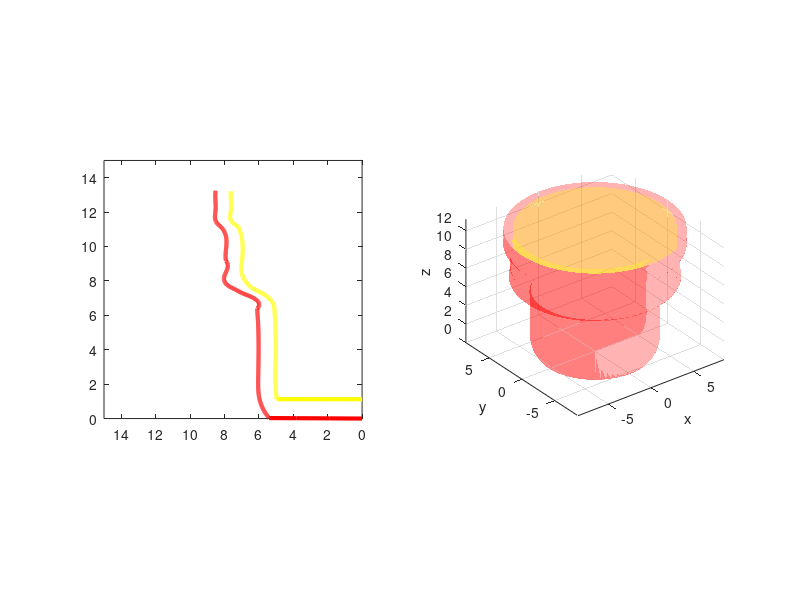

MATLAB code for this plot: (Note: this script raises an error after producing the figure.)
% Equipo8.m
% Modelo 2D y 3D de un portavasos para su impresión 3D. Contiene el
% cálculo del volumen y masa del portavasos, así como el costo de producción
% basado en el peso del material utilizado (PLA)-
% Integrantes: Alexa Martinez Escobedo — A00846107, Andrés Rodríguez Cantú — A01287002,
% Viviana González Cervantes — A01572270

clear; clf; clc;
%puntos en x
Px = [
    0.00000000000000;
    0.02829384143869;
    1.12438058710880;
    2.34647517130020;
    3.48843240570850;
    4.69049265245410;
    6.39341133534370;
    7.02021222699750;
    7.25711706852100;
    7.53645262792920;
    8.00000000000000;
    8.50565163089840;
    9.17156151452510;
    9.79830022852660;
    10.6013092058411;
    11.1301199957799;
    11.5022461072183;
    12.0702280667822;
    12.5794532719084;
    13.2453631555351;
];


%puntos Y
Py = [
    0.0000000000000;
    5.3987521943738;
    5.9597136428551;
    6.0398509926382;
    6.0199883424212;
    6.0199883424212;
    6.0999540049755;
    6.3384842998871;
    6.9112989913319;
    7.4381470717348;
    8.0121000000000;
    7.9121857971254;
    7.9121857971254;
    7.9121857971254;
    7.9121000000000;
    8.1863839845010;
    8.5172668503771;
    8.5172600000000;
    8.5170000000000;
    8.5170000000000;
];

hold on
delta = 0.01;

%función 1 fx
x = [Px(1), Px(2)];
y = [Py(1), Py(2)];
x1= Px(1) : delta : Px(2);
y1= spline(x, y, x1);

%función 2 gx
x = [Px(2), Px(3), Px(4), Px(5), Px(6), Px(7)];
y = [Py(2), Py(3), Py(4), Py(5), Py(6), Py(7)];
x2= Px(2) : delta : Px(7);
y2= spline(x, y, x2);

%función 3 hx
x = [Px(7), Px(8), Px(9)];
y = [Py(7), Py(8), Py(9)];
x3= Px(7) : delta : Px(9);
y3= spline(x, y, x3);

%función 4 px
x = [Px(9), Px(10)];
y = [Py(9), Py(10)];
x4= Px(9) : delta : Px(10);
y4= spline(x, y, x4);

%función 5 qx
x = [Px(10), Px(11), Px(12), Px(13)];
y = [Py(10), Py(11), Py(12), Py(13)];
x5= Px(10) : delta : Px(13);
y5= spline(x, y, x5);

%función 6 rx
x = [Px(13), Px(14), Px(15), Px(16)];
y = [Py(13), Py(14), Py(15), Py(16)];
x6= Px(13) : delta : Px(16);
y6= spline(x, y, x6);

%función 7 sx
x = [Px(16), Px(17), Px(18), Px(19), Px(20)];
y = [Py(16), Py(17), Py(18), Py(19), Py(20)];
x7= Px(16) : delta : Px(20);
y7= spline(x, y, x7);

%plot(x1, y1, 'r', 'LineWidth',3)
%plot(x2, y2, 'm', 'LineWidth',3)
%plot(x3, y3, 'c', 'LineWidth',3)
%plot(x4, y4, 'k', 'LineWidth',3)
%plot(x5, y5, 'r', 'LineWidth',3)
%plot(x6, y6, 'y', 'LineWidth',3)
%plot(x7, y7, 'y', 'LineWidth',3)

X = [x1, x2, x3, x4, x5, x6, x7];
Y = [y1, y2, y3, y4, y5, y6, y7];

xMin = min(X);
xMax = max(X);
yMin = min(Y);
yMax = max(Y);

%grafica 2d
subplot(1, 2, 1)
plot(X, Y, 'r', 'LineWidth', 3)
xlim([0 15])
ylim([0 15])
camroll(90)

%grafica 3d
% Gráfica 3D creada a partir 
subplot(1, 2, 2)
hold on
theta = linspace(0, 2*pi, 72);
[thetaGridOuter, xGridOuter] = meshgrid(theta, X);
radiusGridOuter = repmat(Y(:), 1, numel(theta));
newXOuter = radiusGridOuter .* cos(thetaGridOuter);
newYOuter = radiusGridOuter .* sin(thetaGridOuter);
newZOuter = xGridOuter;
surf(newXOuter, newYOuter, newZOuter, ...
    'FaceColor', [1 0 0], ...
    'FaceAlpha', 0.3, ...
    'EdgeColor', 'none');
view(3)
axis equal
xlim([-yMax yMax])
ylim([-yMax yMax])
zlim([xMin xMax])
xlabel('x')
ylabel('y')
zlabel('z')
grid on




%%%%%%%%%%%%%%%%%%%%%%%%%%%%parte 4



%obtener coeficientes 
P1 = vander(Px(1:2)) \ Py(1:2);
P2 = vander(Px(2:7)) \ Py(2:7);
P3 = vander(Px(7:9)) \ Py(7:9);
P4 = vander(Px(9:10)) \ Py(9:10);
P5 = vander(Px(10:13)) \ Py(10:13);
P6 = vander(Px(13:16)) \ Py(13:16);
P7 = vander(Px(16:20)) \ Py(16:20);


%crear funciones con los coeficientes
f1 = @(x) pi*(P1(1)*x+P1(2)).^2; 
f2 = @(x) pi*(P2(1)*x.^5 + P2(2)*x.^4 + P2(3)*x.^3 + P2(4)*x.^2 + P2(5)*x + P2(6)).^2; 
f3 = @(x) pi*(P3(1)*x.^2 + P3(2)*x + P3(3)).^2;
f4 = @(x) pi*(P4(1)*x+P4(2)).^2; 
f5 = @(x) pi*(P5(1)*x.^3 + P5(2)*x.^2 + P5(3)*x + P5(4)).^2;
f6 = @(x) pi*(P6(1)*x.^3 + P6(2)*x.^2 + P6(3)*x + P6(4)).^2;
f7 = @(x) pi *(P7(1)*x.^4 + P7(2)*x.^3 + P7(3)*x.^2 + P7(4)*x + P7(5)).^2;


v1 = integral(f1, Px(1), Px(2));
v2 = integral(f2, Px(2), Px(7));
v3 = integral(f3, Px(7), Px(9));
v4 = integral(f4, Px(9), Px(10));
v5 = integral(f5, Px(10), Px(13));
v6 = integral(f6, Px(13), Px(16));
v7 = integral(f7, Px(16), Px(20));

vt = v1 + v2 + v3 + v4 + v5 +v6+v7;
% disp("El volumen total es: " + vt + " cm^3")

%densidad del acero inoxidable 
densidad = 1.25; %g/cm^3

%masa de afuera
masa = vt * densidad;
% disp("La masa total del florero es " + masa + " gramos")

%masa en kg
masaEnKg = masa/1000;
% disp("Masa en kg: "+ masaEnKg)




%%%%%%%%%%%%PARTE INTERNA

PDx = [
    1.12300000000000;
    1.12438058710880;
    2.34647517130020;
    3.48843240570850;
    4.69049265245410;
    6.39341133534370;
    6.93399925442280;
    7.31119886263940;
    7.53516113001800;
    8.04791684743750;
    8.50000000000000;
    9.09110951391170;
    9.75411585882000;
    10.6013092058411;
    11.1660280399948;
    11.4936629577973;
    12.1079784286769;
    12.6403851701060;
    13.2137462762604;
];


PDy = [
    0.0000000000000; 
    4.9597136428551;
    5.0398509926382;
    5.0199883424212;
    5.0199883424212;
    5.0999540049755;
    5.3508500413040;
    5.8518182709667;
    6.3233177812375;
    6.8301797547786;
    7.0000000000000;
    6.9834170956167;
    6.9390003916599;
    7.0121000000000;
    7.2034894775654;
    7.6130331248185;
    7.6130331248185;
    7.6130331248185;
    7.6232717159998;
];


hold on
delta = 0.01;

%función delta 1
x = [PDx(1), PDx(2)];
y = [PDy(1), PDy(2)];
xD0= PDx(1) : delta : PDx(2);
yD0= spline(x, y, xD0);

%función delta 2 
x = [PDx(2), PDx(3), PDx(4), PDx(5), PDx(6)];
y = [PDy(2), PDy(3), PDy(4), PDy(5), PDy(6)];
xD1= PDx(2) : delta : PDx(6);
yD1= spline(x, y, xD1);

%función delta 3 
x = [PDx(6), PDx(7), PDx(8)];
y = [PDy(6), PDy(7), PDy(8)];
xD2= PDx(6) : delta : PDx(8);
yD2= spline(x, y, xD2);

%función delta 4 
x = [PDx(8), PDx(9)];
y = [PDy(8), PDy(9)];
xD3= PDx(8) : delta : PDx(9);
yD3= spline(x, y, xD3);

%función delta 5 
x = [PDx(9), PDx(10), PDx(11), PDx(12)];
y = [PDy(9), PDy(10), PDy(11), PDy(12)];
xD4= PDx(9) : delta : PDx(12);
yD4= spline(x, y, xD4);


%función delta 6
x = [PDx(12), PDx(13), PDx(14), PDx(15)];
y = [PDy(12), PDy(13), PDy(14), PDy(15)];
xD5= PDx(12) : delta : PDx(15);
yD5= spline(x, y, xD5);


%función delta 7
x = [PDx(15), PDx(16), PDx(17), PDx(18), PDx(19)];
y = [PDy(15), PDy(16), PDy(17), PDy(18), PDy(19)];
xD6= PDx(15) : delta : PDx(19);
yD6= spline(x, y, xD6);



%plot(xD1, yD1, 'r', 'LineWidth',3)
%plot(xD2, yD2, 'm', 'LineWidth',3)
%plot(xD3, yD3, 'c', 'LineWidth',3)
%plot(xD4, yD4, 'k', 'LineWidth',3)
%plot(xD5, yD5, 'r', 'LineWidth',3)
%plot(xD6, yD6, 'y', 'LineWidth',3)


XD = [xD0, xD1, xD2, xD3, xD4, xD5, xD6];
YD = [yD0, yD1, yD2, yD3, yD4, yD5, yD6];

xMin = min([xMin, XD]);
xMax = max([xMax, XD]);
yMin = min([yMin, YD]);
yMax = max([yMax, YD]);

%grafica 2d
subplot(1, 2, 1)
hold on
plot(XD, YD, 'y', 'LineWidth', 3)
xlim([0 15])
ylim([0 15])
% camroll(90)

%grafica 3d
subplot(1, 2, 2)
[thetaGridInner, xGridInner] = meshgrid(theta, XD);
radiusGridInner = repmat(YD(:), 1, numel(theta));
newXInner = radiusGridInner .* cos(thetaGridInner);
newYInner = radiusGridInner .* sin(thetaGridInner);
newZInner = xGridInner;
surf(newXInner, newYInner, newZInner, ...
    'FaceColor', [1 1 0], ...
    'FaceAlpha', 0.3, ...
    'EdgeColor', 'none');
view(3)
zlim([-1 15])
axis equal
xlim([-yMax yMax])
ylim([-yMax yMax])
zlim([xMin xMax])
xlabel('x')
ylabel('y')
zlabel('z')
grid on



%obtener coeficientes 
PD0 = vander(PDx(1:2)) \ PDy(1:2);
PD1 = vander(PDx(2:6)) \ PDy(2:6);
PD2 = vander(PDx(6:8)) \ PDy(6:8);
PD3 = vander(PDx(8:9)) \ PDy(8:9);
PD4 = vander(PDx(9:12)) \ PDy(9:12);
PD5 = vander(PDx(12:15)) \ PDy(12:15);
PD6 = vander(PDx(15:19)) \ PDy(15:19);


%crear funciones con los coeficientes
fD0 = @(x) pi*(PD0(1)*x+PD0(2)).^2;
fD1 = @(x) pi*(PD1(1)*x.^4 + PD1(2)*x.^3 + PD1(3)*x.^2 + PD1(4)*x + PD1(5)).^2;
fD2 = @(x) pi*(PD2(1)*x.^2 + PD2(2)*x + PD2(3)).^2; 
fD3 = @(x) pi*(PD3(1)*x+PD3(2)).^2; 
fD4 = @(x) pi*(PD4(1)*x.^3 + PD4(2)*x.^2 + PD4(3)*x + PD4(4)).^2;
fD5 = @(x) pi*(PD5(1)*x.^3 + PD5(2)*x.^2 + PD5(3)*x + PD5(4)).^2;
fD6 = @(x) pi*(PD6(1)*x.^4 + PD6(2)*x.^3 + PD6(3)*x.^2 + PD6(4)*x + PD6(5)).^2;


vD0 = integral(fD0, PDx(1), PDx(2));
vD1 = integral(fD1, PDx(2), PDx(6));
vD2 = integral(fD2, PDx(6), PDx(8));
vD3 = integral(fD3, PDx(8), PDx(9));
vD4 = integral(fD4, PDx(9), PDx(12));
vD5 = integral(fD5, PDx(12), PDx(15));
vD6 = integral(fD6, PDx(15), PDx(19));


vDt = vD0 + vD1 + vD2 + vD3 + vD4 + vD5 + vD6;


%disp("El volumen DELTA total es: " + vDt + " cm^3")

%densidad del PLA
densidad = 1.25; %g/cm^3

%masa
masaD = vDt * densidad;
%disp("La masa total del portavasos es " + masa2 + " gramos")

%masa en kg
masaDEnKg = masaD/1000;
%disp("Masa en kg: "+ masaEnKg2)

%precio y costo total
precio = 300; 
costo2 = precio * masaDEnKg;

vResultante = vt - vDt;
masaResultante = masaEnKg - masaDEnKg;
disp("volumen resultante: "+vResultante + "cm^3")
disp("masa resultante: " +masaResultante + " kg")
costoR = precio * masaResultante;
disp("costo final: $"+costoR)
